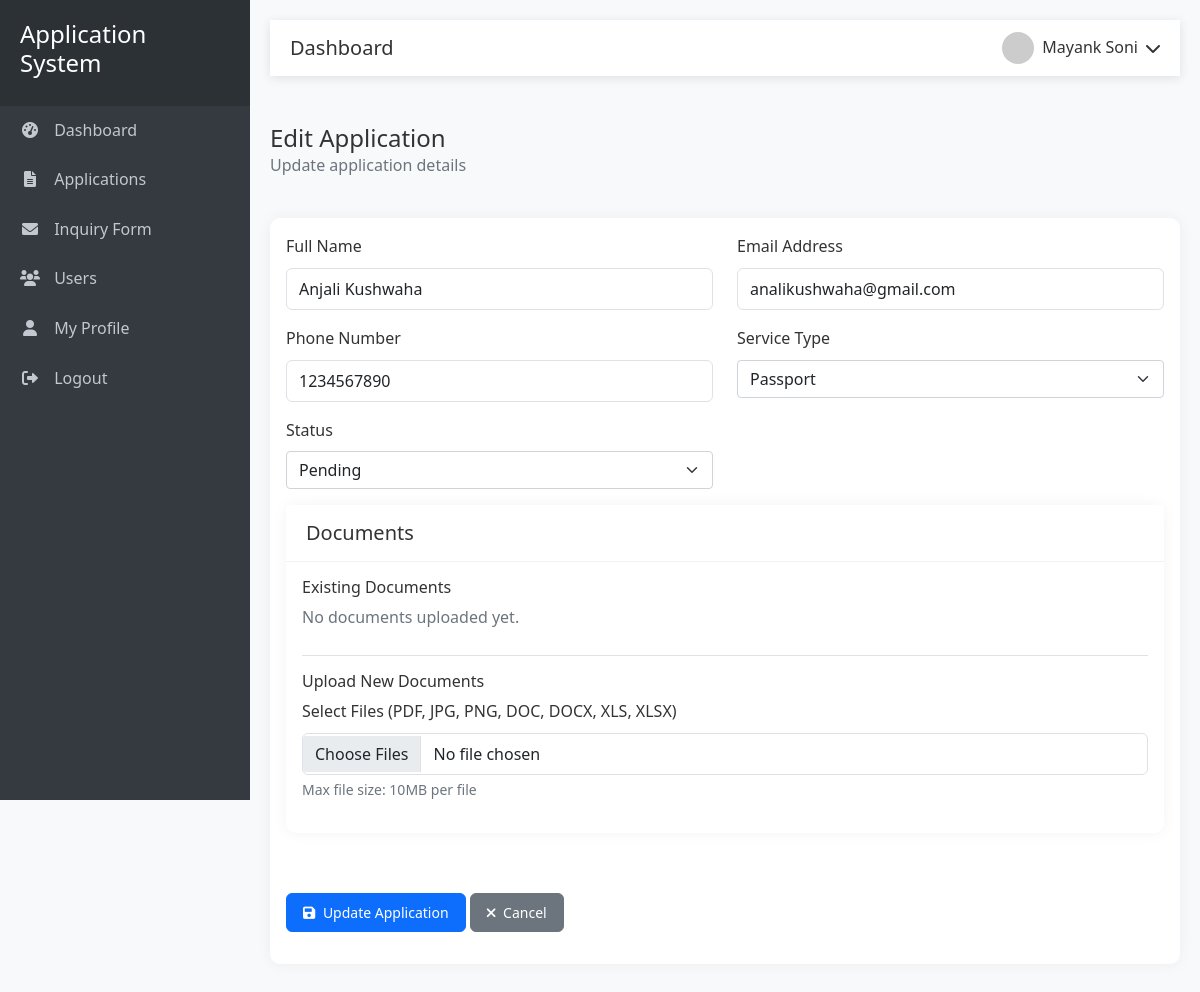
The page /admin/edit_application.php?id=1 (signed in) on the database its author committed.
### tables this page shows
CREATE TABLE applications (
    id INT AUTO_INCREMENT PRIMARY KEY,
    user_id INT NOT NULL,
    name VARCHAR(100) NOT NULL,
    email VARCHAR(100) NOT NULL,
    phone VARCHAR(20) NOT NULL,
    address TEXT NOT NULL,
    service_type VARCHAR(50) NOT NULL,
    status ENUM('pending', 'approved', 'missing_document', 'rejected') NOT NULL DEFAULT 'pending',
    reviewed_by INT DEFAULT NULL,
    reviewed_at TIMESTAMP NULL,
    created_at TIMESTAMP DEFAULT CURRENT_TIMESTAMP,
    updated_at TIMESTAMP DEFAULT CURRENT_TIMESTAMP ON UPDATE CURRENT_TIMESTAMP,
    FOREIGN KEY (user_id) REFERENCES admin(id) ON DELETE CASCADE,
    FOREIGN KEY (reviewed_by) REFERENCES admin(id) ON DELETE SET NULL,
    INDEX idx_status (status),
    INDEX idx_user_id (user_id),
    INDEX idx_reviewed_by (reviewed_by)
);

### admin/edit_application.php (the view, shortened to what this page needs)
<?php
require_once '../includes/header.php';
$application_id = intval($_GET['id']);
$stmt = $conn->prepare("SELECT * FROM applications WHERE id = ?");
$stmt->bind_param("i", $application_id);
$stmt->execute();
$application = $stmt->get_result()->fetch_assoc();
$stmt = $conn->prepare("SELECT * FROM files WHERE model_type = 'application' AND model_id = ? ORDER BY uploaded_at DESC");
$stmt->bind_param("i", $application_id);
$stmt->execute();
$documents = $stmt->get_result()->fetch_all(MYSQLI_ASSOC);
?>
<div class="row mb-4">
    <div class="col-12">
        <h4 class="mb-0">Edit Application</h4>
        <p class="text-muted">Update application details</p>
    </div>
</div>
<div class="card">
    <div class="card-body">
        <form method="POST" action="" enctype="multipart/form-data">
            <div class="row">
                <div class="col-md-6 mb-3">
                    <label class="form-label">Full Name</label>
                    <input type="text" name="name" class="form-control" value="<?= htmlspecialchars($application['name']) ?>" required>
                </div>
                <div class="col-md-6 mb-3">
                    <label class="form-label">Email Address</label>
                    <input type="email" name="email" class="form-control" value="<?= htmlspecialchars($application['email']) ?>" required>
                </div>
                    <div class="col-md-6 mb-3">
                        <label class="form-label">Phone Number</label>
                        <input type="text" name="phone" class="form-control" value="<?= htmlspecialchars($application['phone']) ?>" required>
                    </div>
                <div class="col-md-6 mb-3">
                    <label class="form-label">Service Type</label>
                    <select name="service_type" class="form-select" required>
                        <option value="Passport" <?= $application['service_type'] === 'Passport' ? 'selected' : '' ?>>Passport</option>
                    </select>
                </div>
                <div class="col-md-6 mb-3">
                    <label class="form-label">Status</label>
                    <select name="status" class="form-select" required>
                        <option value="pending" <?= $application['status'] === 'pending' ? 'selected' : '' ?>>Pending</option>
                    </select>
                </div>
                <div class="col-12 mb-4">
                    <div class="card">
                        <div class="card-header">
                            <h5 class="mb-0">Documents</h5>
                        </div>
                        <div class="card-body">
                            <div class="mb-4">
                                <h6>Existing Documents</h6>
                                <?php if (count($documents) > 0): ?>
                                    <div class="table-responsive">
                                        <table class="table table-sm">
                                            <thead>
                                                <tr>
                                                    <th>Document Name</th>
                                                    <th>Uploaded At</th>
                                                    <th>Size</th>
                                                    <th>Actions</th>
                                                </tr>
                                            </thead>
                                            <tbody>
                                                <?php foreach ($documents as $doc): ?>
                                                    <tr>
                                                        <td><?= htmlspecialchars($doc['original_name']) ?></td>
                                                        <td><?= date('M d, Y H:i', strtotime($doc['uploaded_at'])) ?></td>
                                                        <td><?= number_format($doc['file_size'] / 1024, 2) ?> KB</td>
                                                        <td>
                                                            <a href="../download_file.php?id=<?= $doc['id'] ?>"
                                                               class="btn btn-sm btn-outline-primary"
                                                               title="Download">
                                                                <i class="fas fa-download"></i>
                                                            </a>
                                                            <button type="submit"
                                                                    name="delete_document"
                                                                    value="<?= $doc['id'] ?>"
                                                                    class="btn btn-sm btn-outline-danger"
                                                                    onclick="return confirm('Are you sure you want to delete this document?')"
                                                                    title="Delete">
                                                                <i class="fas fa-trash"></i>
                                                            </button>
                                                        </td>
                                                    </tr>
                                                <?php endforeach; ?>
                                            </tbody>
                                        </table>
                                    </div>
                                <?php else: ?>
                                    <p class="text-muted">No documents uploaded yet.</p>
                                <?php endif; ?>
                            </div>
                            <div class="border-top pt-3">
                                <h6>Upload New Documents</h6>
                                <div class="mb-3">
                                    <label class="form-label">Select Files (PDF, JPG, PNG, DOC, DOCX, XLS, XLSX)</label>
                                    <input type="file" name="documents[]" class="form-control" multiple>
                                    <div class="form-text">Max file size: 10MB per file</div>
                                </div>
                            </div>
                        </div>
                    </div>
                </div>
                <div class="col-12 mt-3">
                    <button type="submit" name="update_application" class="btn btn-primary">
                        <i class="fas fa-save me-1"></i> Update Application
                    </button>
                    <a href="applications.php" class="btn btn-secondary">
                        <i class="fas fa-times me-1"></i> Cancel
                    </a>
                </div>
            </div>
        </form>
    </div>
</div>
<?php require_once '../includes/footer.php'; ?>

### assets/css/style.css (style rules this page uses)
:root { --sidebar-width: 250px; --header-height: 56px; --primary-color: #0d6efd; --secondary-color: #6c757d; --success-color: #198754; --danger-color: #dc3545; --warning-color: #ffc107; --info-color: #0dcaf0; --light-color: #f8f9fa; --dark-color: #212529; }
body { font-family: 'Segoe UI', Tahoma, Geneva, Verdana, sans-serif; background-color: #f5f7fb; color: #333; line-height: 1.6; }
a { text-decoration: none; transition: all 0.3s ease; }
.card { border: none; border-radius: 10px; box-shadow: 0 0 15px rgba(0, 0, 0, 0.05); margin-bottom: 20px; transition: all 0.3s; background: #fff; }
.card-header { background: #fff; border-bottom: 1px solid rgba(0, 0, 0, 0.05); font-weight: 600; padding: 1rem 1.25rem; }
.btn { padding: 0.5rem 1rem; font-size: 0.875rem; font-weight: 500; border-radius: 6px; transition: all 0.3s; }
.form-control { border-radius: 6px; padding: 0.5rem 0.75rem; border: 1px solid #dee2e6; transition: border-color 0.15s ease-in-out, box-shadow 0.15s ease-in-out; }
.text-muted { color: #6c757d !important; }
.mb-0 { margin-bottom: 0 !important; }
.mb-3 { margin-bottom: 1rem !important; }
.mb-4 { margin-bottom: 1.5rem !important; }
.pt-3 { padding-top: 1rem !important; }
div { position: relative; }

### includes/header.php (style rules this page uses)
:root { --sidebar-width: 250px; --header-height: 56px; }
body { font-family: 'Segoe UI', Tahoma, Geneva, Verdana, sans-serif; background-color: #f8f9fa; }
.card { border: none; border-radius: 10px; box-shadow: 0 0 15px rgba(0, 0, 0, 0.05); margin-bottom: 20px; transition: all 0.3s; }
.card-header { background: #fff; border-bottom: 1px solid rgba(0, 0, 0, 0.05); font-weight: 600; }

### rows shown on the page
applications: name "Anjali Kushwaha", email "analikushwaha@gmail.com", phone "1234567890", service_type "Passport", status "Pending"

### other values the page prints
$pageTitle "Dashboard"
$_SESSION['user_name'] "Mayank Soni"
